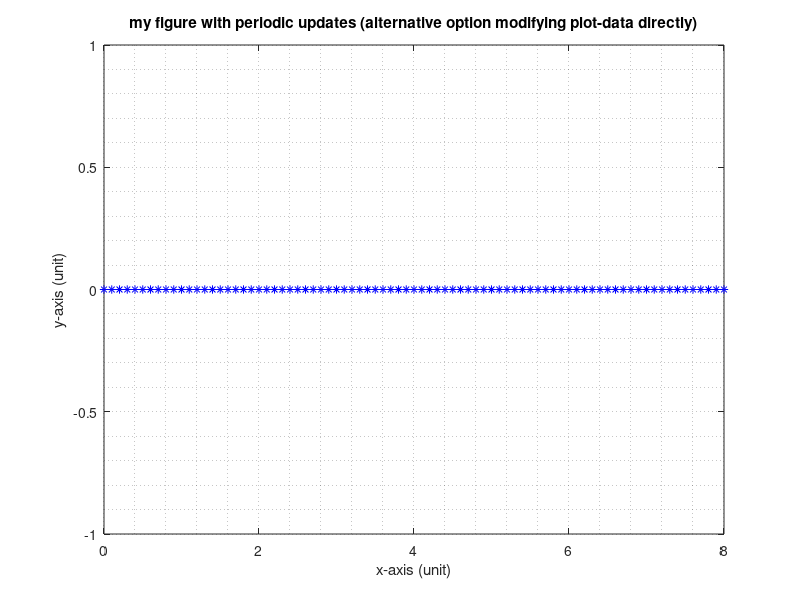

Recreate this plot in MATLAB. (Note: this script raises an error after producing the figure.)
%% Howto create figures
% 2022-08-05
%
% HTW Dresden, faculty of electrical engineering
% measurement engineering
% Prof. Matthias Henker
% ---------------------------------------------------------------------
% This is a simple sample script within a series of howto-files.
%
% This sample script is dealing with the creation of simple diagrams (in
% Matlab called figures). Matlab is very powerful and can create many
% different graphics. This a a very short introduction only.
%
%   - for further reading use 'help figure' or 'doc figure' as starting
%     point in the Matlab help
%   - or search for 'graphics' in the Matlab help
%
% here is list of some important keywords (Matlab commands)
%   - figure, plot
%
% just start this script (short cut 'F5') and get inspired

%% here we start

CleanMatlab = true; % true or false

% optionally clean Matlab
if CleanMatlab  % set to true/false to enable/disable cleaning
    clear;      % clear all variables from the workspace (see 'help clear')
    close all;  % close all figures
    clc;        % clear command window
end

% -------------------------------------------------------------------------
%% create a figure which will be updated in a loop (alternative option)

% procedure:
%  - initialize all data to plot with zeros (or something else)
%  - plot initial data and add labels and so on to beautify plot
%  - manipulate the data of the plot-object directly
% explanation of some background details:
%  - when you plot data in Matlab then the data will be copied to the
%    plot-object ==> that means that you can modify your original data but
%    the plot remain unchanged
%  - because you have access to the plot-object you can modify the plot
%    very directly

% NOTE: this alternative option is also quite nice ==> compare it with the
%       linkdata-command

% define plot range
x  = (0 : 0.1 : 8);

% the actual y-values to plot are not known at the beginning
% we initialize all y-values as zeros
y = zeros(1, length(x));

% at the beginning we initialize the figure window
fig3  = figure(3);
myplot3 = plot(x, y, ':b*');     % plot initial curve (all zeros)
% ATTENTION: the x- and y-data are copied to the plot-object now
% the original x- and y-data vectors are of interest anymore for the plots

% add labels, scale axes and so on
title(['my figure with periodic updates (alternative option ' ...
    'modifying plot-data directly)']);
xlabel('x-axis (unit)');
ylabel('y-axis (unit)');
xlim('auto');
ylim('auto');
grid minor;

% now we run a loop over x-vector
for cnt = 1 : length(x)
    % we create an single value of y (e.g. a measurement value)
    % ==> here a random number from a normal distribution with
    %     a mean value 5 and standard deviation 0.5
    newvalue = 5 + 0.5*randn(1);
    
    % instead of storing the new values in the y-data vector we write the
    % new data values directly to the plot-object
    myplot3(1).YData(cnt) = newvalue;
    
    % optionally make a pause (otherwise it's to fast to see the updates)
    % ==> otherwise update of figures will possibly be postponed
    pause(0.05);    % e.g. 0.05s
end

% -------------------------------------------------------------------------
%% this is the end

disp('Figure Test Done.');

return % end of file